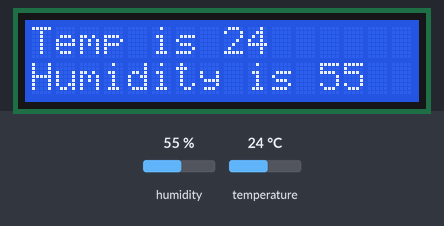
A sketch run on a simulated Arduino Uno, built with avr-gcc and run on an emulated ATmega328P. On the bench: 16×2 character LCD. The test bench sets the inputs (shaded band); at power-on: humidity 55 %, temperature 24 °C. What the sketch prints to the serial monitor is not drawn.

Above: at 1.2 s.
1.3 s: humidity set to 22 %
At 3.5 s:
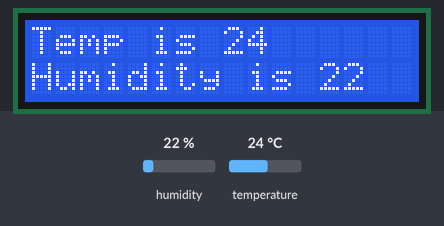
4.0 s: temperature set to 12 °C
At 4.9 s:
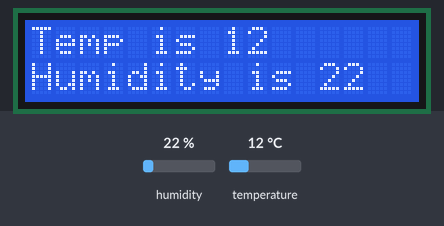
6.7 s: humidity set to 40 %
At 8.7 s:
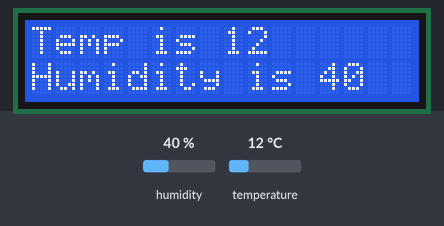
9.7 s: temperature set to 19 °C
At 11.2 s:
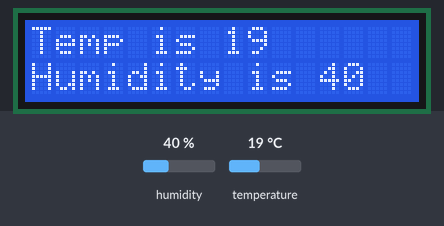
Timing chart, 0 to 12.7 s (numbered marks = the images above; inputs shaded):
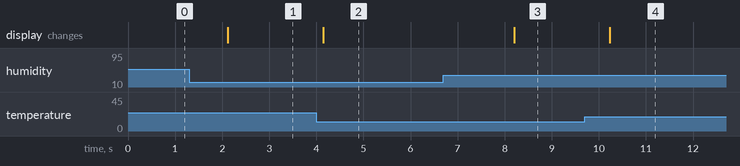

Measured:
- after the input at 1.3 s, the display: changes after 0.82 s (image 1)
- after the input at 4.0 s, the display: changes after 0.15 s (image 2)
- after the input at 6.7 s, the display: changes after 1.5 s (image 3)
- after the input at 9.7 s, the display: changes after 0.53 s (image 4)

The sketch:

ex_9_2_1.ino
```cpp
/*
 예제 9.2 응용실험
 온/습도 센서를 이용한 온습도 측정하여
 온/습도의 변화가 있을 시, LCD 모듈에 온/습도 값을 출력하기.
 */

// DHT 라이브러리를 추가한다.
#include "DHT.h"
#include <LiquidCrystal.h>

#define DHTPIN 6    // DHT11이 연결된 핀을 설정한다.
#define DHTTYPE DHT11     // 연결된 센서의 종류를 설정한다. DHT 11

// DHT 이란 이름으로 센서 이름을 설정한다.
DHT dht(DHTPIN, DHTTYPE);

unsigned char t1=0;     // 다음에 얻을 온도 값과 비교를 위해 이전에 읽은 온도 값을 저장
unsigned char h1=0;     // 다음에 얻을 습도 값과 비교를 위해 이전에 읽은 습도 값을 저장

// LCD 설정
LiquidCrystal lcd(12, 11, 5, 4, 3, 2);

void setup() {
  // 16x2 LCD 설정
  lcd.begin(16, 2);
  lcd.clear();

  // 시리얼 통신을 설정하고 초기 메세지를 출력한다.
  Serial.begin(9600);
  Serial.println("EX 9.2 DHT11 Test ");
  Serial.println("");
  dht.begin();    // DHT11 센서를 시작한다.
}

void loop() {
  unsigned char t = dht.readTemperature();    // 온도를 읽는다.
  unsigned char h = dht.readHumidity();       // 습도를 읽는다.

  // LCD 첫 번째 줄을 출력 위치로 설정
  lcd.setCursor(0, 0);
  // 온도 출력
  lcd.print("Temp is ");
  lcd.print(t);
  // LCD 두 번째 줄을 출력 위치로 설정
  lcd.setCursor(0, 1);
  // 습도 출력
  lcd.print("Humidity is ");
  lcd.print(h);

  // 현재 얻은 온도 값과 이전 온도 값을 비교
  if(t1 != t || h1 != h) {
    Serial.print("Temperature is ");
    Serial.print(t);
    Serial.println("20 C");
    Serial.print("Humidity is ");
    Serial.print(h);
    Serial.println(" %");
    Serial.println(" ");
    t1 = t;
    h1 = h;
  }

  // 온습도를 다시 측정하기 위해 2초를 쉰다.
  delay(2000);
}
```
